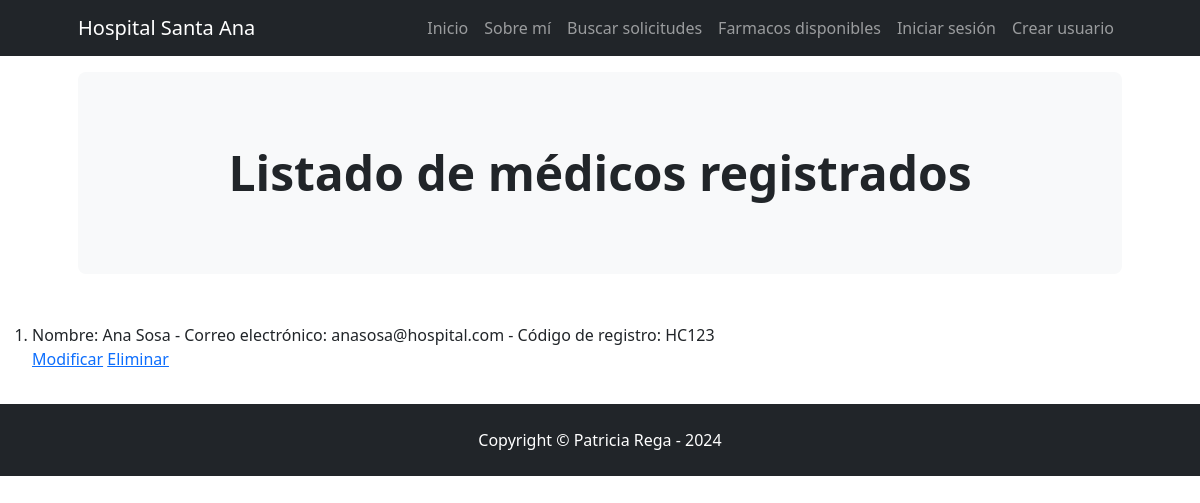
Before: /AppCoder/ver_medicos/ with the older database file.
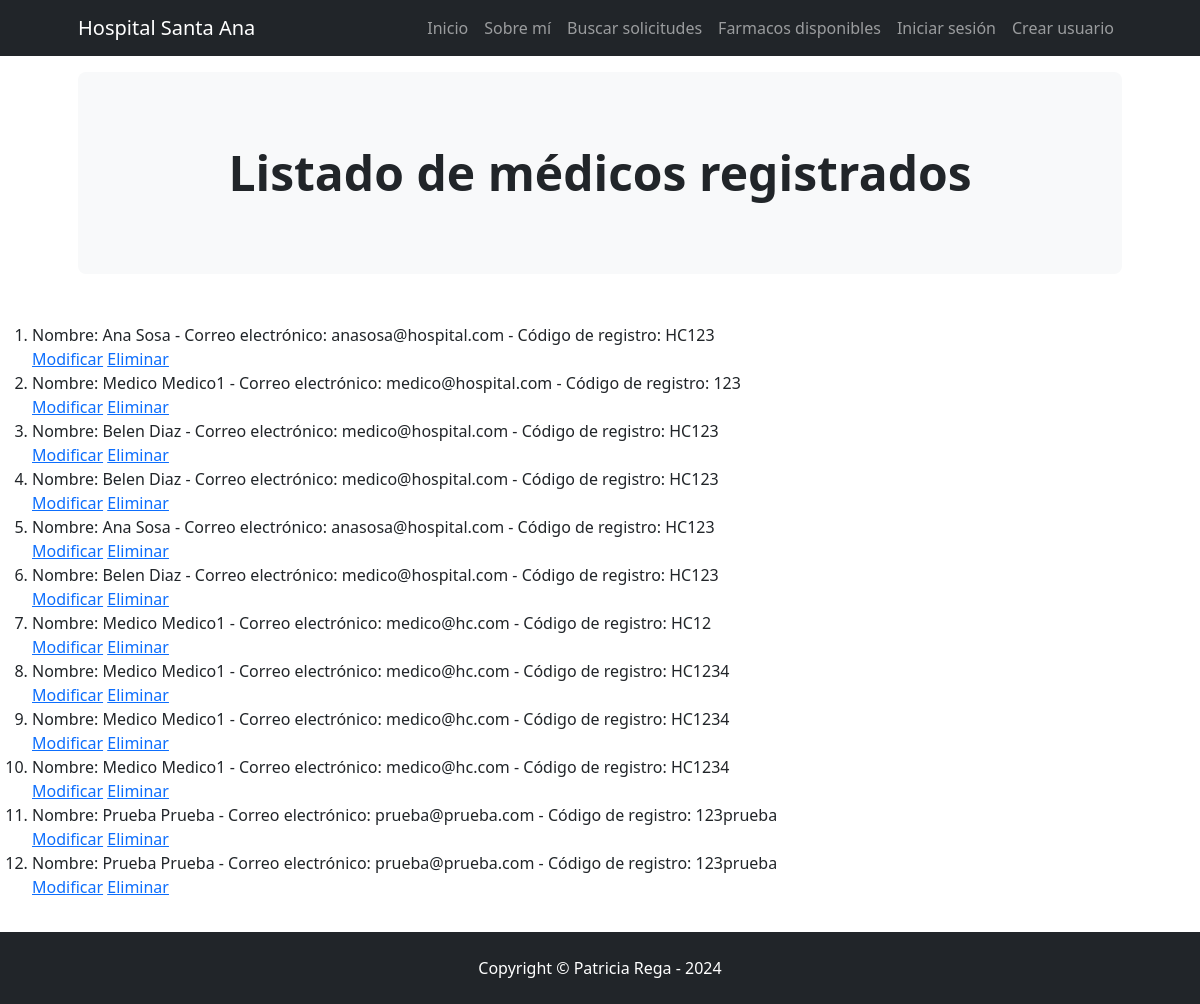
After: the same page with the newer database file.
### AppCoder/models.py (models this page shows, shortened)
class Medico(models.Model):
    nombre = models.CharField(max_length=30)
    apellido = models.CharField(max_length=30)
    email = models.EmailField()
    cod_medico = models.CharField(max_length=10)

### AppCoder/views.py (the view)
# urls.py: path("ver_medicos/", ver_medicos, name = 'ver medicos'),
def ver_medicos(request):
    todos_medicos = Medico.objects.all()
    return render(request, "ver_medicos.html", {"total":todos_medicos})

### AppCoder/templates/ver_medicos.html
{% extends "padre.html" %}
{% block encabezado %}
Listado de médicos registrados
{% endblock %}
{%block cuerpo%}
<ol>
    {% for valor in total %}
    <li> Nombre: {{valor.nombre}} {{valor.apellido}} - Correo electrónico: {{valor.email}} - Código de registro: {{valor.cod_medico}} </li>
    <a href="{% url 'Editar medico' valor.id %}">Modificar</a>
    <a href="{% url 'Eliminar medico' valor.id %}">Eliminar</a>
    {% endfor %}
</ol>
{% endblock %}

Changed rows visible on the page:
added Medico: nombre "Medico", apellido "Medico1", email "medico@hospital.com", cod_medico "123"
added Medico: nombre "Belen", apellido "Diaz", email "medico@hospital.com", cod_medico "HC123"
added Medico: nombre "Belen", apellido "Diaz", email "medico@hospital.com", cod_medico "HC123"
added Medico: nombre "Ana", apellido "Sosa", email "anasosa@hospital.com", cod_medico "HC123"
added Medico: nombre "Belen", apellido "Diaz", email "medico@hospital.com", cod_medico "HC123"
added Medico: nombre "Medico", apellido "Medico1", email "medico@hc.com", cod_medico "HC12"
added Medico: nombre "Medico", apellido "Medico1", email "medico@hc.com", cod_medico "HC1234"
added Medico: nombre "Medico", apellido "Medico1", email "medico@hc.com", cod_medico "HC1234"
added Medico: nombre "Medico", apellido "Medico1", email "medico@hc.com", cod_medico "HC1234"
added Medico: nombre "Prueba", apellido "Prueba", email "prueba@prueba.com", cod_medico "123prueba"
added Medico: nombre "Prueba", apellido "Prueba", email "prueba@prueba.com", cod_medico "123prueba"
